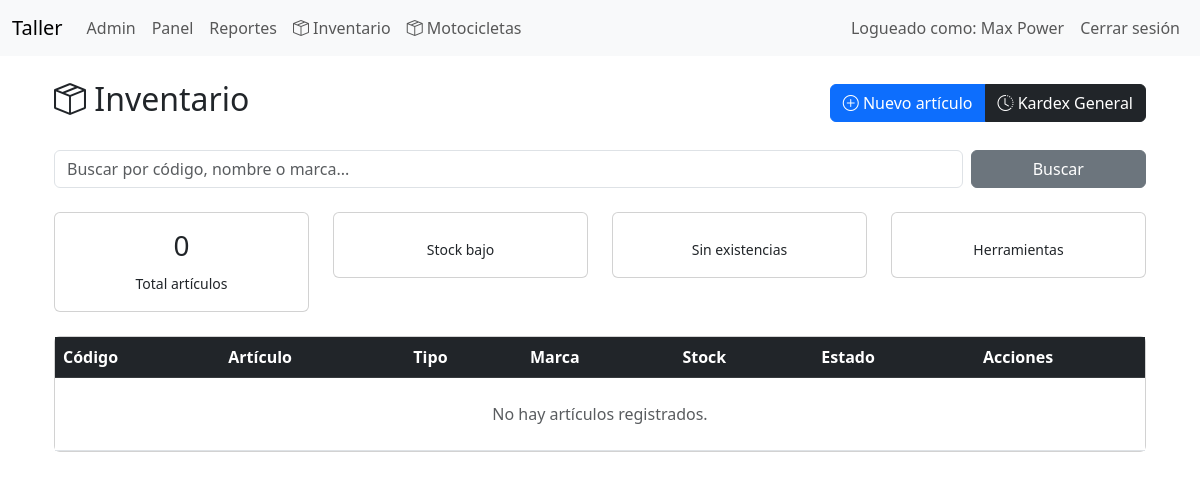
The page /index.php?controller=inventory&action=index (signed in) on the database as committed earlier.
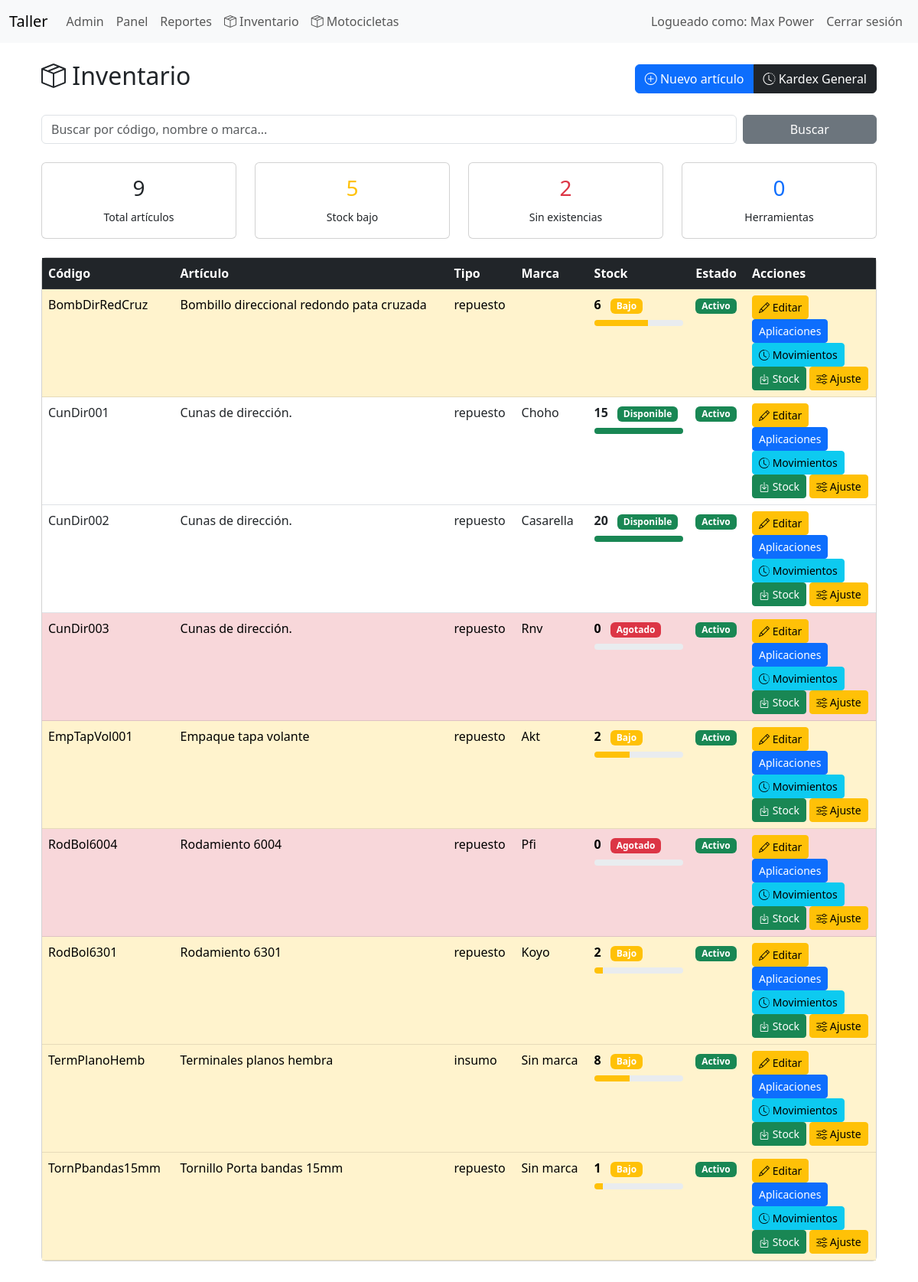
The same page on the database as committed later.
### tables this page shows
CREATE TABLE `partes` (
  `id` int(11) NOT NULL,
  `codigo` varchar(60) NOT NULL,
  `categoria_id` int(11) DEFAULT NULL,
  `tipo` enum('repuesto','insumo','herramienta') NOT NULL DEFAULT 'repuesto',
  `nombre` varchar(150) NOT NULL,
  `marca` varchar(100) DEFAULT NULL,
  `fabricante_repuesto_id` int(11) DEFAULT NULL,
  `numero_parte` varchar(100) DEFAULT NULL,
  `created_by` int(11) DEFAULT NULL,
  `unidad` enum('Unidad','Juego','Par','Litro','Mililitro','Kilogramo','Gramo','Metro','Centimetro') NOT NULL DEFAULT 'Unidad',
  `stock_actual` decimal(12,2) NOT NULL DEFAULT 0.00,
  `stock_reservado` decimal(12,2) NOT NULL DEFAULT 0.00,
  `stock_minimo` decimal(12,2) NOT NULL DEFAULT 0.00,
  `costo` decimal(10,2) NOT NULL DEFAULT 0.00,
  `precio_venta` decimal(10,2) NOT NULL DEFAULT 0.00,
  `ubicacion` varchar(120) DEFAULT NULL,
  `codigo_barras` varchar(100) DEFAULT NULL,
  `imagen` varchar(255) DEFAULT NULL,
  `activo` tinyint(1) NOT NULL DEFAULT 1,
  `created_at` datetime NOT NULL DEFAULT current_timestamp(),
  `updated_at` datetime NOT NULL DEFAULT current_timestamp() ON UPDATE current_timestamp()
);

### app/controllers/BaseController.php (called while the page is built, shortened)
<?php
abstract class BaseController
{
    protected function render(string $view, array $data = []): void
    {
        extract($data);
        require __DIR__ . '/../views/layouts/header.php';
        require __DIR__ . '/../views/' . $view . '.php';
        require __DIR__ . '/../views/layouts/footer.php';
    }
}

### app/controllers/InventoryController.php (called while the page is built, shortened)
<?php
class InventoryController extends BaseController
{
    private Part $partModel;
    public function __construct(PDO $pdo)
    {
        $this->partModel = new Part($pdo);
    }
    public function index(): void
    {
        $search = trim($_GET['q'] ?? '');
        $stats = $this->partModel->getStatistics();
        if ($search !== '') {
            $parts = $this->partModel->search($search);
        } else {
            $parts = $this->partModel->all();
        }
        $this->render(
            'inventory/index',
            [
                'parts'  => $parts,
                'search' => $search,
                'stats'  => $stats,
                'title'  => 'Inventario'
            ]
        );
    }
}

### app/models/BaseModel.php (called while the page is built, shortened)
<?php
class BaseModel
{
    public function __construct(PDO $pdo)
    {
        $this->db = $pdo;
    }
}

### app/models/Part.php (called while the page is built, shortened)
<?php
class Part extends BaseModel
{
    public function all(): array
    {
        $sql = "
            SELECT
                p.*,
                c.nombre AS categoria
            FROM partes p
            LEFT JOIN categorias_partes c
                ON c.id = p.categoria_id
            ORDER BY p.activo DESC,
         p.nombre ASC
        ";
        return $this->db->query($sql)->fetchAll(PDO::FETCH_ASSOC);
    }
    public function getStatistics(): array
    {
        $stmt = $this->db->query("
        SELECT
            COUNT(*) AS total,
            SUM(
                CASE
                    WHEN stock_actual <= stock_minimo
                    AND stock_actual > 0
                    THEN 1
                    ELSE 0
                END
            ) AS stock_bajo,
            SUM(
                CASE
                    WHEN stock_actual <= 0
                    THEN 1
                    ELSE 0
                END
            ) AS agotados,
            SUM(
                CASE
                    WHEN tipo = 'herramienta'
                    THEN 1
                    ELSE 0
                END
            ) AS herramientas,
            COALESCE(SUM(stock_actual * costo),0) AS valor_compra,
            COALESCE(SUM(stock_actual * precio_venta),0) AS valor_venta,
            COALESCE(SUM(stock_actual),0) AS unidades
        FROM partes
        WHERE activo = 1
    ");
        return $stmt->fetch(PDO::FETCH_ASSOC);
    }
}

### app/views/inventory/index.php (the view, shortened to what this page needs)
<link href="https://cdn.jsdelivr.net/npm/bootstrap@5.3.0-alpha1/dist/css/bootstrap.min.css" rel="stylesheet">
<div class="container mt-4">
    <div class="d-flex justify-content-between align-items-center mb-4">
        <h2>
            <i class="bi bi-box-seam"></i>
            Inventario
        </h2>
<div class="btn-group">
    <a href="index.php?controller=inventory&action=create"
    class="btn btn-primary">
    <i class="bi bi-plus-circle"></i>
    Nuevo artículo
</a>
<a
    href="index.php?controller=inventory&action=kardex"
    class="btn btn-dark">
    <i class="bi bi-clock-history"></i>
    Kardex General
</a>
</div>
    </div>
    <form method="GET" class="row g-2 mb-4">
        <div class="col-md-10">
            <input
                type="text"
                class="form-control"
                name="q"
                placeholder="Buscar por código, nombre o marca..."
                value="<?= htmlspecialchars($_GET['q'] ?? '') ?>">
        </div>
        <div class="col-md-2 d-grid">
            <button class="btn btn-secondary">
                Buscar
            </button>
        </div>
    </form>
    <div class="row mb-4">
        <div class="col-md-3">
            <div class="card text-center">
                <div class="card-body">
                    <h3><?= $stats['total'] ?></h3>
                    <small>Total artículos</small>
                </div>
            </div>
        </div>
        <div class="col-md-3">
            <div class="card text-center">
                <div class="card-body">
                    <h3 class="text-warning">
                        <?= $stats['stock_bajo'] ?>
                    </h3>
                    <small>Stock bajo</small>
                </div>
            </div>
        </div>
        <div class="col-md-3">
            <div class="card text-center">
                <div class="card-body">
                    <h3 class="text-danger">
                        <?= $stats['agotados'] ?>
                    </h3>
                    <small>Sin existencias</small>
                </div>
            </div>
        </div>
        <div class="col-md-3">
            <div class="card text-center">
                <div class="card-body">
                    <h3 class="text-primary">
                        <?= $stats['herramientas'] ?>
                    </h3>
                    <small>Herramientas</small>
                </div>
            </div>
        </div>
    </div>
    <div class="card">
        <div class="card-body p-0">
            <table class="table table-hover mb-0">
                <thead class="table-dark">
                    <tr>
                        <th>Código</th>
                        <th>Artículo</th>
                        <th>Tipo</th>
                        <th>Marca</th>
                        <th>Stock</th>
                        <th>Estado</th>
                        <th width="170">Acciones</th>
                    </tr>
                </thead>
                <tbody>
                    <?php if (empty($parts)): ?>
                        <tr>
                            <td colspan="7" class="text-center p-4 text-muted">
                                No hay artículos registrados.
                            </td>
                        </tr>
                    <?php else: ?>
                        <?php foreach ($parts as $part): ?>
                            <?php
                            $rowClass = '';
                            if ($part['stock_actual'] <= 0) {
                                $rowClass = 'table-danger';
                            } elseif ($part['stock_actual'] <= $part['stock_minimo']) {
                                $rowClass = 'table-warning';
                            }
                            ?>
                            <tr class="<?= $rowClass ?>">
                                <td><?= htmlspecialchars($part['codigo']) ?></td>
                                <td><?= htmlspecialchars($part['nombre']) ?></td>
                                <td><?= htmlspecialchars($part['tipo']) ?></td>
                                <td><?= htmlspecialchars($part['marca']) ?></td>
                                <td>
                                    <?php
                                    $stock = (float)$part['stock_actual'];
                                    $minimo = max(1, (float)$part['stock_minimo']);
                                    if ($stock <= 0) {
                                        $color = 'danger';
                                        $texto = 'Agotado';
                                        $porcentaje = 0;
                                    } elseif ($stock <= $part['stock_minimo']) {
                                        $color = 'warning';
                                        $texto = 'Bajo';
                                        $porcentaje = min(100, ($stock / $minimo) * 100);
                                    } else {
                                        $color = 'success';
                                        $texto = 'Disponible';
                                        $porcentaje = 100;
                                    }
                                    ?>
                                    <strong>
                                        <?= $stock ?>
                                    </strong>
                                    <span class="badge bg-<?= $color ?> ms-2">
                                        <?= $texto ?>
                                    </span>
                                    <div class="progress mt-2" style="height:8px;">
                                        <div
                                            class="progress-bar bg-<?= $color ?>"
                                            role="progressbar"
                                            style="width: <?= $porcentaje ?>%">
                                        </div>
                                    </div>
                                </td>
                                <td>
                                    <?php if ($part['activo']): ?>
                                        <span class="badge bg-success">
                                            Activo
                                        </span>
                                    <?php else: ?>
                                        <span class="badge bg-danger">
                                            Inactivo
                                        </span>
                                    <?php endif; ?>
                                </td>
                                <td>
                                    <a
                                        href="index.php?controller=inventory&action=edit&id=<?= $part['id'] ?>"
                                        class="btn btn-sm btn-warning">
                                        <i class="bi bi-pencil"></i>
                                        Editar
                                    </a>
                                    <a
                                        href="index.php?controller=inventory&action=applications&id=<?= $part['id'] ?>"
                                        class="btn btn-sm btn-primary">
                                        Aplicaciones
</a>
                                    <a
                                        href="index.php?controller=inventory&action=movements&id=<?= $part['id'] ?>"
                                        class="btn btn-sm btn-info">
                                        <i class="bi bi-clock-history"></i>
                                        Movimientos
                                    </a>
                                    <a
                                        href="index.php?controller=inventory&action=addStock&id=<?= $part['id'] ?>"
                                        class="btn btn-success btn-sm">
                                        <i class="bi bi-box-arrow-in-down"></i>
                                        Stock
                                    </a>
                                    <a
                                        href="index.php?controller=inventory&action=adjustStock&id=<?= $part['id'] ?>"
                                        class="btn btn-warning btn-sm">
                                        <i class="bi bi-sliders"></i>
                                        Ajuste
                                    </a>
                                </td>
                            </tr>
                        <?php endforeach; ?>
                    <?php endif; ?>
                </tbody>
            </table>
        </div>
    </div>
</div>

### public/index.php (shortened to what this page needs)
<?php
spl_autoload_register(function ($class) {
    $paths = [__DIR__ . '/../app/models/' . $class . '.php', __DIR__ . '/../app/controllers/' . $class . '.php'];
    foreach ($paths as $p) {
        if (file_exists($p)) {
            return;
        }
    }
});
require_once __DIR__ . '/../config/database.php';
$controller = $_GET['controller'] ?? 'auth';
$action = $_GET['action'] ?? ($controller === 'auth' ? 'login' : 'index');
$controller = preg_replace('/[^a-z0-9_]/i','', $controller);
$action = preg_replace('/[^a-z0-9_]/i','', $action);
$controllerClass = str_replace(
    ' ',
    '',
    ucwords(str_replace(['_', '-'], ' ', $controller))
) . 'Controller';
$controllerFile = __DIR__ . '/../app/controllers/' . $controllerClass . '.php';
if (file_exists($controllerFile)) {
    $ctrl = new $controllerClass($pdo);
    if (method_exists($ctrl, $action)) {
        $ctrl->{$action}();
    } else {
        http_response_code(404);
        echo "Accion no encontrada";
    }
} else {
    http_response_code(404);
    echo "Controlador no encontrado";
}

### app/views/layouts/header.php (shortened to what this page needs)
<!doctype html>
<html lang="es">
<head>
  <link href="https://cdn.jsdelivr.net/npm/bootstrap@5.3.2/dist/css/bootstrap.min.css" rel="stylesheet">
   <link rel="stylesheet" href="/projects/workShop/public/css/style.css">
   <link
    rel="stylesheet"
    href="https://cdn.jsdelivr.net/npm/bootstrap-icons@1.11.3/font/bootstrap-icons.min.css">
</head>
<body>
<nav class="navbar navbar-expand-lg navbar-light bg-light">
  <div class="container-fluid">
    <a class="navbar-brand" href="#">Taller</a>
    <div class="collapse navbar-collapse">
      <ul class="navbar-nav me-auto">
        <?php if (!empty($_SESSION['user_id'])): ?>
          <?php if (isset($_SESSION['user_role']) && $_SESSION['user_role'] === 'admin'): ?>
            <li class="nav-item"><a class="nav-link" href="index.php?controller=admin&action=dashboard">Admin</a></li>
          <?php endif; ?>
          <li class="nav-item"><a class="nav-link" href="index.php?controller=mechanic&action=dashboard">Panel</a></li>
          <li class="nav-item"><a class="nav-link" href="index.php?controller=report&action=form">Reportes</a></li>
          <li class="nav-item"><a class="nav-link" href="index.php?controller=inventory&action=index"><i class="bi bi-box-seam"></i> Inventario</a></li>
          <li class="nav-item"><a class="nav-link" href="index.php?controller=modelo_moto&action=index"><i class="bi bi-box-seam"></i> Motocicletas</a></li>
        <?php endif; ?>
      </ul>
      <ul class="navbar-nav">
        <?php if (!empty($_SESSION['user_id'])): ?>
          <li class="nav-item"><span class="nav-link">Logueado como: <?=htmlspecialchars($_SESSION['user_name'])?></span></li>
          <li class="nav-item"><a class="nav-link" href="index.php?controller=auth&action=logout">Cerrar sesión</a></li>
        <?php endif; ?>
      </ul>
    </div>
  </div>
</nav>
<div class="container mt-4">

### app/views/layouts/footer.php (shortened to what this page needs)
</div>
</body>
</html>

### public/css/style.css (style rules this page uses)
body { padding-bottom: 40px; }

Rows that differ between the two databases and show on the page:
added partes: codigo "BombDirRedCruz", nombre "Bombillo direccional redondo pata cruzada", tipo "repuesto", stock_actual "6", texto "Bajo", activo "Activo"
added partes: codigo "CunDir001", nombre "Cunas de dirección.", tipo "repuesto", marca "Choho", stock_actual "15", texto "Disponible", activo "Activo"
added partes: codigo "CunDir002", nombre "Cunas de dirección.", tipo "repuesto", marca "Casarella", stock_actual "20", texto "Disponible", activo "Activo"
added partes: codigo "CunDir003", nombre "Cunas de dirección.", tipo "repuesto", marca "Rnv", stock_actual "0", stock_actual "Agotado", activo "Activo"
added partes: codigo "EmpTapVol001", nombre "Empaque tapa volante", tipo "repuesto", marca "Akt", stock_actual "2", texto "Bajo", activo "Activo"
added partes: codigo "RodBol6004", nombre "Rodamiento 6004", tipo "repuesto", marca "Pfi", stock_actual "0", stock_actual "Agotado", activo "Activo"
added partes: codigo "RodBol6301", nombre "Rodamiento 6301", tipo "repuesto", marca "Koyo", stock_actual "2", texto "Bajo", activo "Activo"
added partes: codigo "TermPlanoHemb", nombre "Terminales planos hembra", tipo "insumo", marca "Sin marca", stock_actual "8", texto "Bajo", activo "Activo"
added partes: codigo "TornPbandas15mm", nombre "Tornillo Porta bandas 15mm", tipo "repuesto", marca "Sin marca", stock_actual "1", texto "Bajo", activo "Activo"
Other text that changed with them:
$stats['total']: "0" → "9"
$stats['stock_bajo']: (not shown) → "5"
$stats['agotados']: (not shown) → "2"
$stats['herramientas']: (not shown) → "0"
text no longer shown: "No hay artículos registrados."
